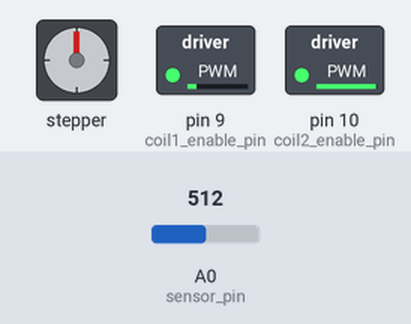
Bench run of a sketch on a simulated Arduino Uno, built with avr-gcc and run on an emulated ATmega328P. Shown: stepper motor, switched loads named in the sketch (green lamp = pin HIGH). Wiring (inferred from the names in the program): stepper motor (200 steps per turn assumed): coils pin 2, pin 3, pin 4, pin 5. The test bench sets the inputs (shaded band); at power-on: A0 (sensor_pin) = 512. Pins used as bus, display or sensor lines are not drawn.

Above: at 1.2 s.
1.3 s: A0 (sensor_pin) set to 306
At 3.5 s:
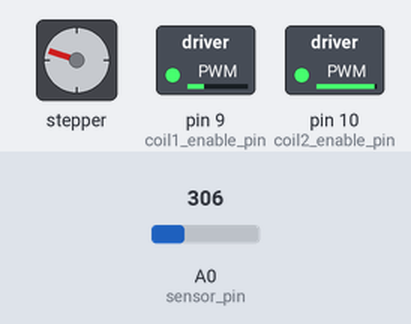
4.3 s: A0 (sensor_pin) set to 122
At 6.31 s:
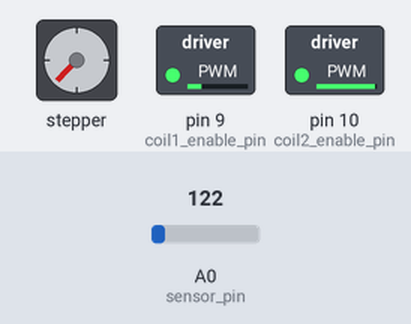
7.3 s: A0 (sensor_pin) set to 50
At 8.46 s:
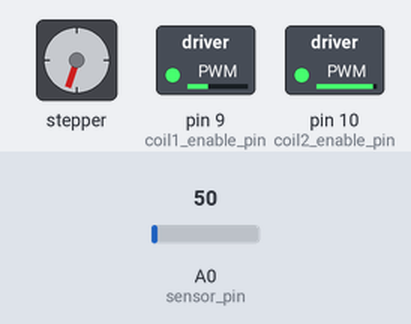
10.3 s: A0 (sensor_pin) set to 70
At 10.64 s:
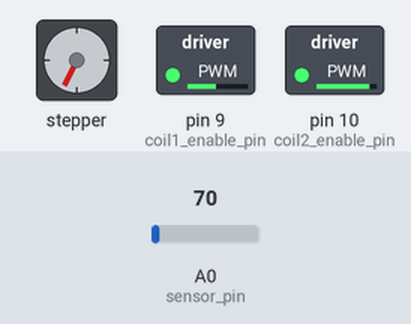
13.3 s: A0 (sensor_pin) set to 0
Timing chart, 0 to 13.5 s (numbered marks = the images above; inputs shaded):
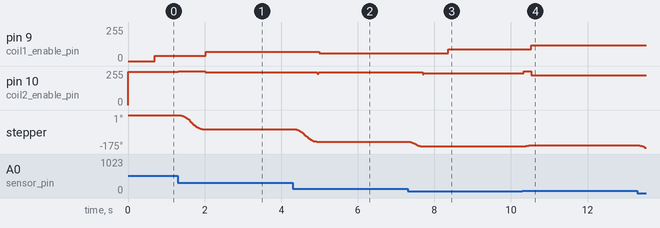

The sketch:

Lab_3_2.ino
```cpp
/////////// hardware ///////////////
/*

  When running, disconnect arduino from computer.  Could cause power error on computer
  Set power supply somewhere between 7.5 and 10 volts.  Start at 7.5 and go up if stepper doesn't work
  Power supply should only be connected to arduino Vin, NOT VCC!!!!!!!!!

  *** if your motor turns backwards, flip stepperCoil1 side1 with stepperCoil1 side2

  pin9 --> Hbridge M1 Enable
  pin10 --> Hbridge M2 Enable
  pin2 --> Hbridge M1 Forward
  pin3 --> Hbridge M1 Reverse
  pin4 --> Hbridge M2 Forward
  pin5 --> Hbridge M2 Reverse

  power supply ground --> Hbridge ground
  power supply Positive --> Hbridge Motor Power IN
  power supply Positive --> Arduino Vin

  Arduino Vcc --> Hbridge +5V
  Arduino Ground --> Hbridge Ground

  Arduino Vcc --> Potentiometer outer pin1
  Arduino Ground --> Potentiometer outer pin2
  pinA0 --> Potentiometer middle pin

  ***
  stepperCoil1 side1 --> Hbridge M1 output pin
  stepperCoil1 side2 --> Hbridge M1 output pin
  ***

  stepperCoil2 side1 --> Hbridge M2 output pin
  stepperCoil2 side2 --> Hbridge M2 output pin
*/

// Software

byte coil1_enable_pin = 9;
byte coil1_pin_1 = 3;
byte coil1_pin_2 = 2;

byte coil2_enable_pin = 10;
byte coil2_pin_1 = 4;
byte coil2_pin_2 = 5;

byte sensor_pin = A0;

// stepper specific
int steps_per_rev = 200;
float max_vel = 60; // speed in steps/sec
float max_accel = 350; // speed in steps/sec/sec

// used for calculating physics
float setpoint = 0;
float current_step;  // stepper angle in degrees
float current_vel = 0;  // used to remember current velocity
float current_accel = 0;
float x;
float step_size;
float last_time = 0.0;
float current_time = 0.0;
float elapsed_time = 0.0;
int coil1_duty = 0;
int coil2_duty = 0;


void setup() {

  // Set pinmode of each output pin
  pinMode(coil1_enable_pin, OUTPUT);
  pinMode(coil1_pin_1, OUTPUT);
  pinMode(coil1_pin_2, OUTPUT);

  pinMode(coil2_enable_pin, OUTPUT);
  pinMode(coil2_pin_1, OUTPUT);
  pinMode(coil2_pin_2, OUTPUT);

  // calculate starting step so that potentiometer is centered
  current_step = float_map((float)analogRead(sensor_pin), 0.0, 1023.0, -steps_per_rev / 2.0, steps_per_rev / 2.0);

}

void loop() {
  // calculate setpoint in number of steps using float_map function
  setpoint = float_map((float)analogRead(sensor_pin), 0.0, 1023.0, -steps_per_rev / 2.0, steps_per_rev / 2.0);

  // computes how long it has been since the last time through the code
  current_time = micros() / 1000000.0;
  elapsed_time = current_time - last_time;


  if ((current_step <= setpoint) && (current_vel >= 0)) {
    // if the stepper needs to move in the + direction and is moving in the + direction
    // start by assuming it should start slowing down to stop at the setpoint
    current_accel = -max_accel;
    // x = how long it takes to slow down to setpoint
    x = (current_vel * current_vel) / (2 * abs(current_accel));
    if (x < abs(current_step - setpoint)) {
      // if it can stop in time, then continue to accelerate
      current_accel *= -1;
    }
  }
  else if ((current_step > setpoint) && (current_vel < 0)) {
    // if the stepper needs to move in the - direction and is moving in the - direction
    // start by assuming it should start slowing down to stop at the setpoint
    current_accel = max_accel;
    // x = how long it takes to slow down to setpoint
    x = (current_vel * current_vel) / (2 * abs(current_accel));
    if (x < abs(current_step - setpoint)) {
      // if it can stop in time then continue to accelerate
      current_accel *= -1;
    }
  }
  else if ((current_step >= setpoint) && (current_vel >= 0)) {
    // if the stepper needs to move in the - direction but is moving in the + direction
    // accelerate towards - direction
    current_accel = -max_accel;
  }
  else if ((current_step < setpoint) && (current_vel < 0)) {
    // if the stepper needs to move in the + direction but is moving in the - direction
    // accelerate towards + direction
    current_accel = max_accel;
  }


  // calculate the step size since the last cycle
  step_size = current_vel * elapsed_time + .5 * current_accel * (elapsed_time * elapsed_time);

  // if the step size is more than a step, set it back to 1 step so missed steps don't occur
  if (step_size > 1) {
    step_size = 1;
  }
  else if (step_size < -1) {
    step_size = -1;
  }

  // set the new current step and velocity based on calculations
  current_step += step_size;
  current_vel += current_accel * elapsed_time;

  // set the new motor phase state based on current step
  set_phase(current_step);

  // set the current time to the last time for the next iteration
  last_time = current_time;
}


void set_phase(float phase) {
  // find the phase of the stepper.  every 4 steps is a period of a sine function, or 2PI
  phase = (phase - (float)((int)(phase / 4)) * 4) * PI / 2;

  // set the duty of each cycle depending on which portion of the phase it is in
  // this enables microstepping, or incrementing the stepper in segments smaller than a step
  coil1_duty = map((int)(sin(phase) * 1000), -1000, 1000, -255, 255);
  coil2_duty = map((int)(cos(phase) * 1000), -1000, 1000, -255, 255);

  // write duty cycle for each coil
  analogWrite(coil1_enable_pin, abs(coil1_duty));
  analogWrite(coil2_enable_pin, abs(coil2_duty));

  // write direction pins for coil 1
  digitalWrite(coil1_pin_1, (coil1_duty >= 0 ? 0 : 1));
  digitalWrite(coil1_pin_2, !(coil1_duty >= 0 ? 0 : 1));

  // write direction pins for coil 2
  digitalWrite(coil2_pin_1, (coil2_duty >= 0 ? 0 : 1));
  digitalWrite(coil2_pin_2, !(coil2_duty >= 0 ? 0 : 1));
}

// the float_map function allows floats to be passed into the map function instead of just ints
float float_map(float x, float in_min, float in_max, float out_min, float out_max)
{
  return (x - in_min) * (out_max - out_min) / (in_max - in_min) + out_min;
}
```

Measured:
- after the input at 1.3 s, pin 9 (coil1_enable_pin): 38/255 → 70/255 after 0.73 s; pin 10 (coil2_enable_pin): 251/255 → 254/255 at once, → 245/255 0.70 s later; stepper: turns 72° counter-clockwise in 0.56 s, starting after 0.09 s
- after the input at 4.3 s, pin 9 (coil1_enable_pin): 70/255 → 59/255 after 0.69 s; pin 10 (coil2_enable_pin): 245/255 → 247/255 after 0.64 s; stepper: turns 65° counter-clockwise in 0.54 s, starting after 0.09 s
- after the input at 7.3 s, pin 9 (coil1_enable_pin): 59/255 → 87/255 after 1.1 s; pin 10 (coil2_enable_pin): 247/255 → 240/255 after 0.40 s; stepper: turns 25° counter-clockwise in 0.29 s, starting after 0.09 s
